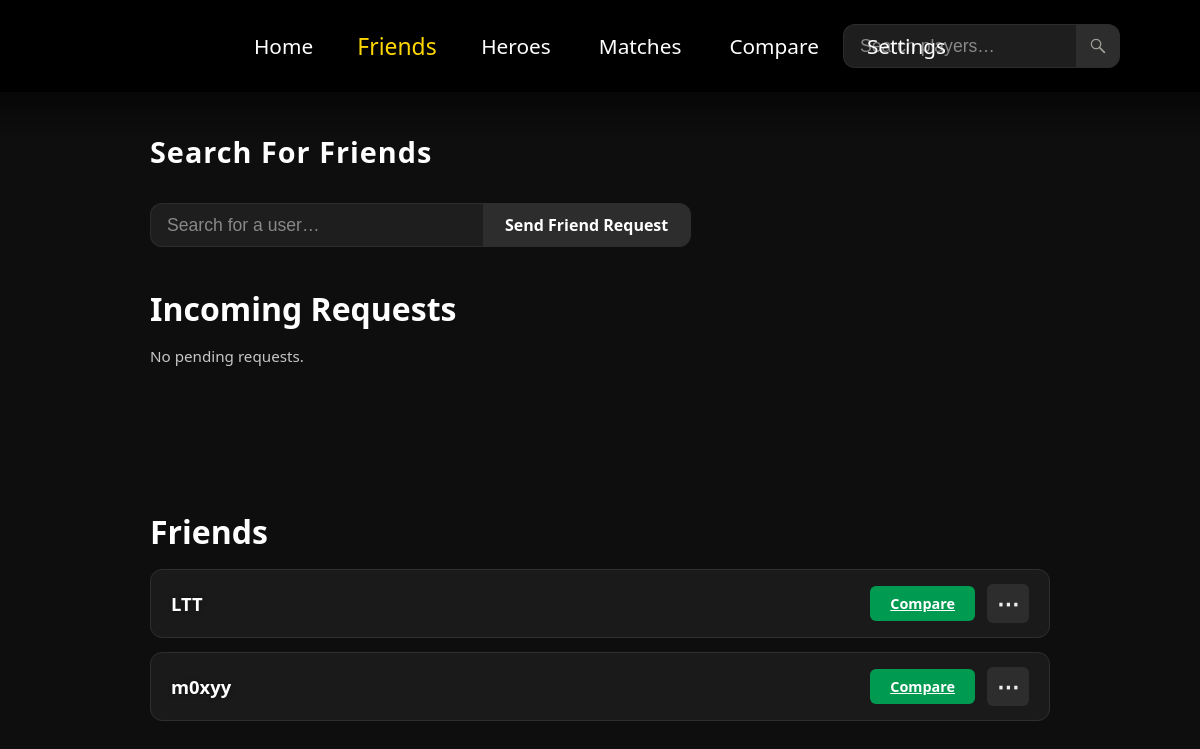
/friends (signed in), run on an earlier commit of the app's database.
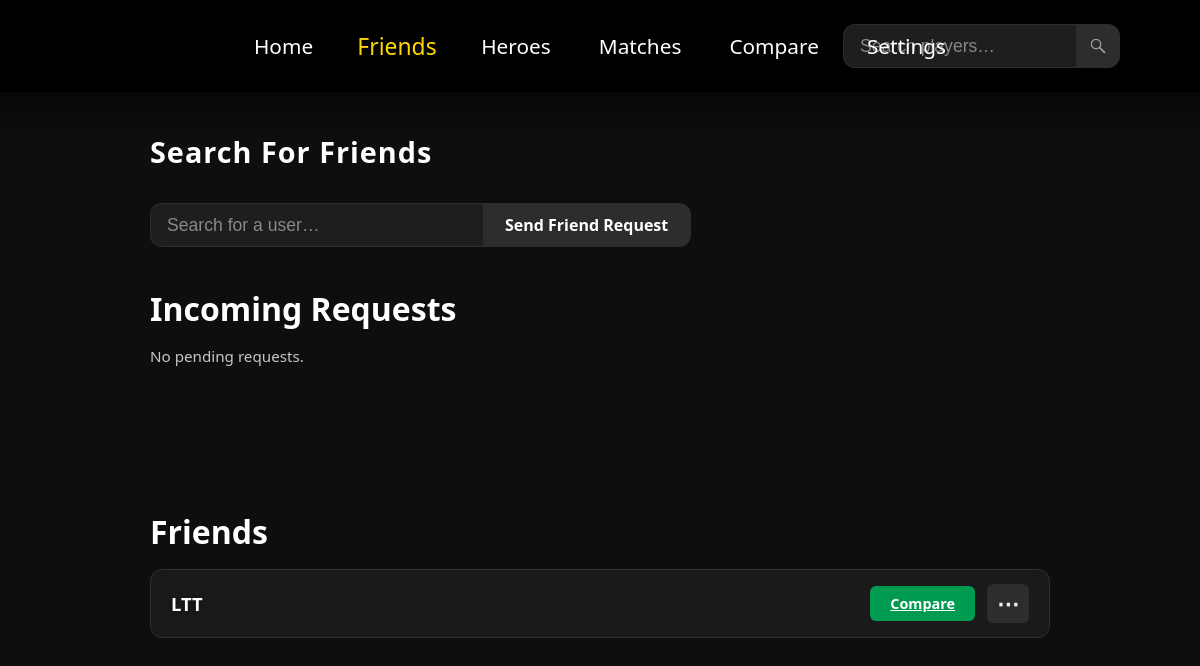
And on a later commit of the database.
### fetch/models.py (models this page shows)
class FriendRequest(db.Model):
    id = db.Column(db.Integer, primary_key=True)
    sender_id = db.Column(db.String(80), db.ForeignKey('user.username'), nullable=False)
    receiver_id = db.Column(db.String(80), db.ForeignKey('user.username'), nullable=False)
    status = db.Column(db.String(20), default='pending')  # pending, accepted, rejected
    timestamp = db.Column(db.DateTime, default=db.func.current_timestamp())

### fetch/routes.py (the view, shortened to what this page needs)
@blueprint.route("/friends", methods=["GET", "POST"])
@login_required
def friends():
    user = current_user
    accepted = FriendRequest.query.filter(
        ((FriendRequest.sender_id == user.username) | (FriendRequest.receiver_id == user.username)) &
        (FriendRequest.status == 'accepted')
    ).all()
    incoming = FriendRequest.query.filter_by(receiver_id=user.username, status='pending').all()
    return render_template("Friends.html", accepted=accepted, incoming=incoming)

### fetch/__init__.py (called while the page is built)
def create_app(config=DevelopmentConfig):
    app = Flask(__name__)
    app.config.from_object(config)
    db.init_app(app)
    migrate.init_app(app, db)
    login.init_app(app)
    from fetch.blueprints import blueprint
    from fetch.models import User
    app.register_blueprint(blueprint)
    csrf = CSRFProtect(app)
    @login.user_loader
    def load_user(player_id):
        return User.query.get(player_id)
    return app

### fetch/templates/Friends.html (shortened to what this page needs)
<!DOCTYPE html>
<html lang="en">
<head>
  <link rel="stylesheet" href="{{ url_for('main.static', filename='styles/style.css') }}">
</head>
<body class="friends-page">
  {% set current_path = request.path %}
  {% include "Components/navbar.html" %}
  <main class="friends-wrapper">
    <h1 class="friends-title">Search For Friends</h1>
    <form method="POST" class="friends-search">
      <input type="text" name="search_username"
             placeholder="Search for a user…" required>
      <button type="submit" class="friend-button send-request">
        Send&nbsp;Friend&nbsp;Request
      </button>
    </form>
    <section class="requests">
      <h2 class="section-heading">Incoming&nbsp;Requests</h2>
      {% if incoming %}
        {% for req in incoming %}
          <div class="friend-block">
            <div class="friend-name">{{ req.sender_id }}</div>
            <div class="friend-actions">
              <form method="POST"
                    action="{{ url_for('main.respond_request', req_id=req.id, action='accept') }}">
                <input type="hidden" name="csrf_token" value="{{ csrf_token() }}">
                <button class="friend-button accept" type="submit">Accept</button>
              </form>
              <form method="POST"
                    action="{{ url_for('main.respond_request', req_id=req.id, action='reject') }}">
                <input type="hidden" name="csrf_token" value="{{ csrf_token() }}">
                <button class="friend-button reject" type="submit">Reject</button>
              </form>
            </div>
          </div>
        {% endfor %}
      {% else %}
        <p class="empty-state">No pending requests.</p>
      {% endif %}
    </section>
    <section class="friends-list">
      <h2 class="section-heading">Friends</h2>
      {% if accepted %}
        {% for fr in accepted %}
          {% set friend = fr.receiver_id if fr.sender_id == current_user.username else fr.sender_id %}
          <div class="friend-block">
            <div class="friend-name">{{ friend }}</div>
            <div class="friend-actions">
              <a class="friend-button compare" href="{{ url_for('main.compare') }}?friend={{ friend }}">
                Compare
              </a>
              <button type="button" class="friend-button remove-trigger ellipsis">⋯</button>
            </div>
          </div>
        {% endfor %}
      {% else %}
        <p class="empty-state">You haven’t added any friends yet.</p>
      {% endif %}
    </section>
  </main>
</body>
</html>

### fetch/templates/components/navbar.html (shortened to what this page needs)
<header class="navbar">
    <nav class="nav-links">
        <a class="{{ 'active' if request.path in ['/', '/home'] else '' }}" href="{{ url_for('main.home') }}">Home</a>
        <a class="{{ 'active' if request.path == '/friends' }}" href="{{ url_for('main.friends') }}">Friends</a>
        <a class="{{ 'active' if request.path == '/heroes'  }}" href="{{ url_for('main.heroes')  }}">Heroes</a>
        <a class="{{ 'active' if request.path == '/matches' }}" href="{{ url_for('main.matches') }}">Matches</a>
        <a class="{{ 'active' if 'compare' in request.full_path }}" href="{{ url_for('main.compare') }}">Compare</a>
        <a class="{{ 'active' if request.path == '/settings' }}" href="{{ url_for('main.settings') }}">Settings</a>
    </nav>
    <form id="nav-friend-search" class="nav-search" action="#" method="POST">
        <input type="text" name="search_username"
               placeholder="Search players…" aria-label="Search players" required>
        <button type="submit" class="friend-button send-request">
            <img src="{{ url_for('main.static', filename='styles/images/search-icon.png') }}" alt="">
        </button>
    </form>
</header>
<div class="navbar-fade"></div>

### fetch/static/styles/style.css (style rules this page uses)
body.friends-page { margin: 0; padding: 0; font-family: 'Segoe UI', sans-serif; background: #0e0e0e; color: #fff; }
.navbar { background:#000; padding:1.5rem 5rem; display:flex; align-items:center; overflow: visible; position:sticky; top:0; z-index:1000; }
.nav-links { position:absolute; left:50%; transform:translateX(-50%); display:flex; gap:3rem; }
.nav-links a { color: #fff; text-decoration: none; font-weight: 500; font-size: 1.3rem; padding: 0.5rem 0; transition: transform 0.2s ease, color 0.2s ease; transform-origin: center; display: inline-block; }
.navbar a:hover, .navbar a.active { color: #ffd700; transform: scale(1.1); }
.nav-search { margin-left:auto; display:flex; align-items:center; }
.nav-search input { background:#1e1e1e; color:#e0e0e0; border:1px solid #2c2c2c; border-right:none; border-radius:12px 0 0 12px; height:42px; width:200px; padding:0 1rem; font-size:1.1rem; }
.nav-search input::placeholder { color:#888; }
.nav-search button { background:#2d2d2d; border:1px solid #2c2c2c; border-left:none; border-radius:0 12px 12px 0; width:44px; height:44px; display:flex; align-items:center; justify-content:center; cursor:pointer; transition:background 0.2s; }
.nav-search img { width:18px; height:18px; filter:invert(100%); pointer-events:none; }
.navbar-fade { position: absolute; top: 72px; left: 0; width: 100%; height: 70px; background: linear-gradient(to bottom, rgba(0, 0, 0, 0.7), transparent); z-index: 999; pointer-events: none; }
.friends-wrapper { max-width: 900px; margin: 2.5rem auto; padding: 0 1rem; }
.friends-title { font: 600 1.8rem 'Segoe UI', sans-serif; color: #fff; margin-bottom: 2rem; text-transform: none; letter-spacing: 1px; }
.section-heading { font: 600 2rem 'Segoe UI', sans-serif; margin: 0 0 1rem; }
.empty-state { color: #c6c6c6; font-size: 0.95rem; margin: 0 0 2rem; }
.friends-search { display: flex; align-items: center; gap: 0; margin-bottom: 2.5rem; }
.friends-search input[type="text"] { background: #1e1e1e; color: #e0e0e0; border: 1px solid #2c2c2c; border-right: none; border-radius: 12px 0 0 12px; height: 42px; width: 300px; padding: 0 1rem; font-size: 1.1rem; }
.friends-search input::placeholder { color: #888; }
.friends-search .send-request { background: #2d2d2d; border: 1px solid #2c2c2c; border-left: none; border-radius: 0 12px 12px 0; height: 44px; padding: 0 22px; font: 600 1rem 'Segoe UI', sans-serif; color: #fff; cursor: pointer; transition: background 0.2s; }
.requests { margin-bottom: 7rem; }
.friends-list { margin-top: 9rem; }
.friend-block { display: flex; align-items: center; justify-content: space-between; background: #1a1a1a; border: 1px solid #2f2f2f; border-radius: 12px; padding: 14px 20px; margin-bottom: 14px; gap: 1.6rem; transition: transform 0.25s, border-color 0.25s, box-shadow 0.25s; }
.friend-name { font: 600 1.15rem 'Segoe UI', sans-serif; text-shadow: 0 0 4px rgba(0, 0, 0, 0.5); }
.friend-actions { display: flex; align-items: center; gap: 12px; position: relative; }
.friend-button { padding: 8px 20px; border: none; border-radius: 6px; font: 600 0.9rem 'Segoe UI', sans-serif; cursor: pointer; transition: background 0.2s; }
.friend-button.compare, .friend-button.accept { background: #009a51; color: #fff; }
.friend-button.ellipsis { width: 42px; text-align: center; font-size: 1.4rem; padding: 4px 0; background: #2d2d2d; color: #eee; }

What changed in the data, as far as the page shows it:
removed FriendRequest: sender "m0xyy"
